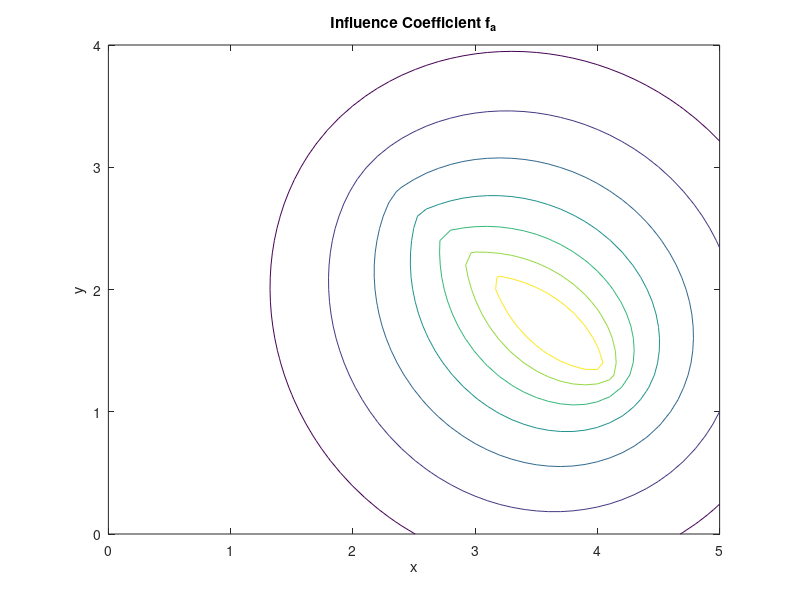
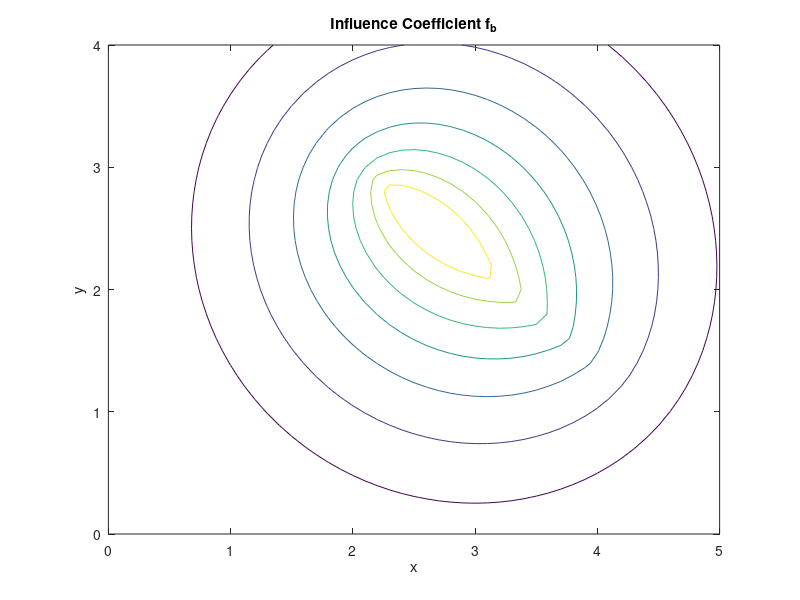
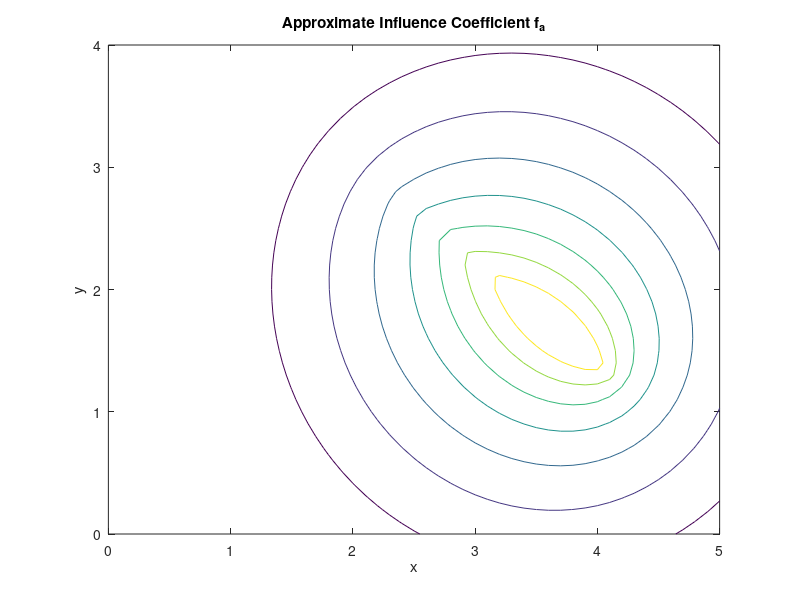
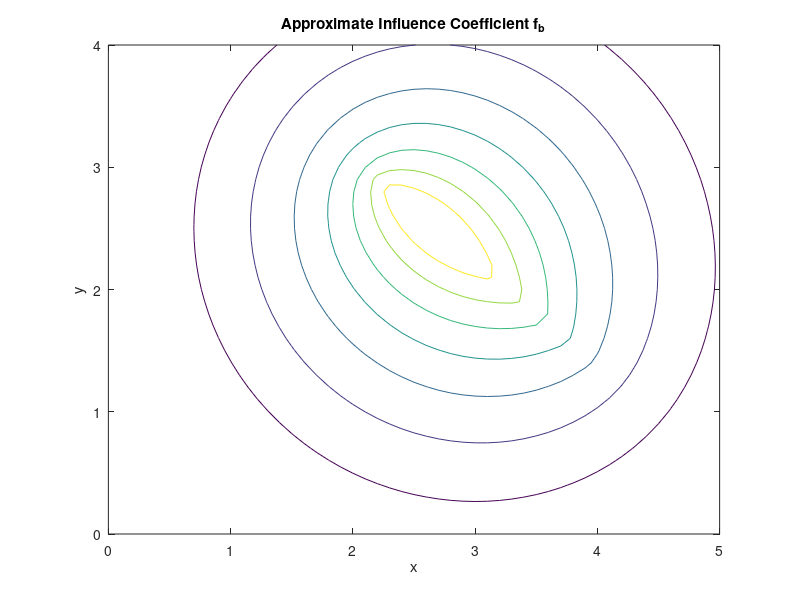

These figures' MATLAB source, in order:
nv = 100;
nx = 51;
ny = 41;
c1 = -0.15:0.05:0.15;
xa = 4.1; 
xb = 2.2; 
ya = 1.3;
yb = 2.9;
xmin = 0;
xmax = 5;
ymin = 0;
ymax = 4;

% Vector from A to B
dx = xb - xa;
dy = yb - ya;

L = sqrt(dx^2 + dy^2);  % Panel length

function [infa, infb] = panelinf(xa, ya, xb, yb, x, y)
   
    % Vector from A to B
    dx = xb - xa;
    dy = yb - ya;

    L = sqrt(dx^2 + dy^2);  % Panel length
    
    % Unit tangent and normal vectors
    t = [dx, dy] / L;
    n = [-dy, dx] / L;  % Rotate tangent vector 90 degrees CCW
    
    % Vector from A to field point
    rx = x - xa;
    ry = y - ya;

    
    % Transform field point to panel coordinates
    X = rx * t(1) + ry * t(2);
    Yin = rx * n(1) + ry * n(2);

    if abs(Yin) < 1e-5
        Y = 1e-5;
    else
        Y = Yin;
    end

    % Calculating I0
    I0 = -(1 / (4 * pi)) * ( ...
        X*log(X^2 + Y^2) - ...
        (X-L)*log((X-L)^2 + Y^2) - ...
        2*L + ...
        2*Y*(atan(X/Y) - atan((X - L) / Y)) );

    % Calculating I1
    I1 = 1/(8 * pi) * ((X^2 + Y^2) * log(X^2 + Y^2) ...
    - ((X - L)^2 + Y^2) * log((X - L)^2 + Y^2) ...
    - 2 * X * L + L^2);

    % Influence coefficient fa
    infa = (I0*(1-(X/L)) - (I1/L));

    % Influence coefficient fb
    infb = (I0*(X/L) + (I1/L));
  
end
 
% Generate grid and compute influence cofficients
for i = 1:nx
    for j = 1:ny
        xm(i,j) = xmin + (i-1)*(xmax-xmin)/(nx-1);
        ym(i,j) = ymin + (j-1)*(ymax-ymin)/(ny-1);
        [infa(i,j), infb(i,j)] = panelinf(xa, ya, xb, yb, xm(i,j), ym(i,j));
    end
end

% Plot fa
figure(1)
contour(xm', ym', infa', c1)
xlabel('x'), ylabel('y')
title('Influence Coefficient f_a')
axis equal

% Plot fb in a separate figure
figure(2)
contour(xm', ym', infb', c1)
xlabel('x'), ylabel('y')
title('Influence Coefficient f_b')
axis equal

yc = 0;
Gamma = 3.0;
c2 = -0.4:0.2:1.2;

function psixy = psipv(xc, yc, Gamma, x, y)
    r_2 = (x - xc)^2 + (y - yc)^2;   % Distance from vortex center
    if r_2 == 0
        error('Field point (x, y) cannot be exactly at the vortex location (xc, yc).');
    end
    psixy = -Gamma / (4 * pi) * log(r_2);
end 

for k = 1:nv
    s = (k - 0.5) / nv;  % Midpoints of segments
    xc(k) = xa + s * (xb - xa);
    yc(k) = ya + s * (yb - ya);
end

% Generate grid and compute streamfunction
for k = 1:nv
    g_a = 1;
    g_b = 0;
    Gamma(k) = (k*(g_a - g_b)/nv)*(L/nv);

    for i = 1:nx
        for j = 1:ny
            psi1(i,j,k) = psipv(xc(nv+1-k), yc(nv+1-k), Gamma(k), xm(i,j), ym(i,j));
        end
    end
end

% Generate grid and compute streamfunction
for k = 1:nv
    g_a = 0;
    g_b = 1;
    Gamma(k) = (k*(g_b - g_a)/nv)*(L/nv);

    for i = 1:nx
        for j = 1:ny
            psi2(i,j,k) = psipv(xc(k), yc(k), Gamma(k), xm(i,j), ym(i,j));
        end
    end
end

infa_approx = sum(psi1, 3);
infb_approx = sum(psi2, 3);

% Plot streamfunction contours
figure(3)
contour(xm', ym', infa_approx', c1)  % Use transpose psi' for correct orientation
xlabel('x'), ylabel('y')
title('Approximate Influence Coefficient f_a')
axis equal

% Plot streamfunction contours
figure(4)
contour(xm', ym', infb_approx', c1)  % Use transpose psi' for correct orientation
xlabel('x'), ylabel('y')
title('Approximate Influence Coefficient f_b')
axis equal